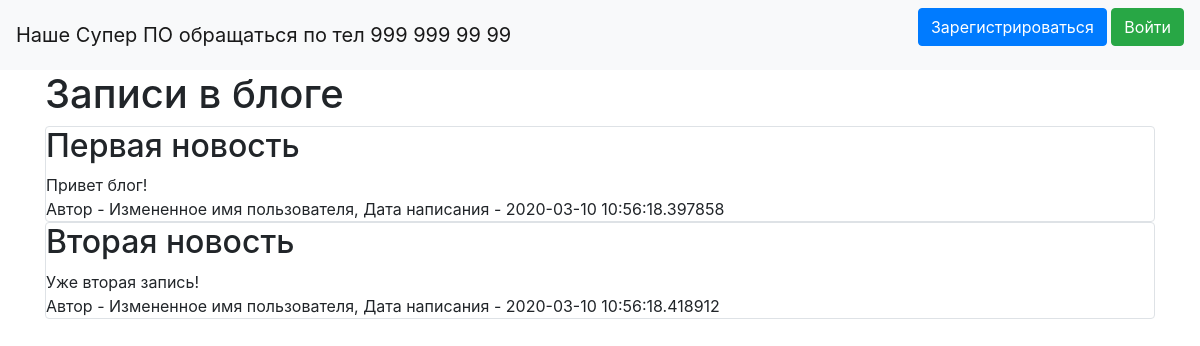
The page / on the database its author committed.
### data/news.py (models this page shows, shortened)
class News(SqlAlchemyBase):
    __tablename__ = 'news'
    id = sqlalchemy.Column(sqlalchemy.Integer,
                           primary_key=True, autoincrement=True)
    title = sqlalchemy.Column(sqlalchemy.String, nullable=True)
    content = sqlalchemy.Column(sqlalchemy.String, nullable=True)
    created_date = sqlalchemy.Column(sqlalchemy.DateTime,
                                     default=datetime.datetime.now)
    is_private = sqlalchemy.Column(sqlalchemy.Boolean, default=True)
    user_id = sqlalchemy.Column(sqlalchemy.Integer,
                                sqlalchemy.ForeignKey("users.id"))
    user = orm.relation('User')

### data/users.py (models this page shows, shortened)
class User(SqlAlchemyBase, UserMixin):
    __tablename__ = 'users'
    id = sqlalchemy.Column(sqlalchemy.Integer,
                           primary_key=True, autoincrement=True)
    name = sqlalchemy.Column(sqlalchemy.String, nullable=True)
    about = sqlalchemy.Column(sqlalchemy.String, nullable=True)
    email = sqlalchemy.Column(sqlalchemy.String,
                              index=True, unique=True, nullable=True)
    hashed_password = sqlalchemy.Column(sqlalchemy.String, nullable=True)
    created_date = sqlalchemy.Column(sqlalchemy.DateTime,
                                     default=datetime.datetime.now)
    news = orm.relation("News", back_populates='user')

### main.py (the view)
@app.route("/")
def index():
    session = db_session.create_session()
    if current_user.is_authenticated:
        news = session.query(News).filter(
            (News.user == current_user) | (News.is_private != True))
    else:
        news = session.query(News).filter(News.is_private != True)
    return render_template("index.html", news=news)

### data/db_session.py (called while the page is built)
def create_session() -> Session:
    global __factory
    return __factory()

### templates/index.html (shortened to what this page needs)
{% extends "base.html" %}
{% block content %}
<h1>Записи в блоге</h1>
{% for item in news%}
<div class="col-md6 border rounded">
    <h2>{{item.title}}</h2>
    <div>
        {{item.content}}
    </div>
    <div>
        Автор - {{item.user.name}}, Дата написания - {{item.created_date}}
    </div>
</div>
{% endfor %}
{% endblock %}

### rows shown on the page
News: title "Первая новость", content "Привет блог!", user.name "Измененное имя пользователя", created_date "2020-03-10 10:56:18.397858"
News: title "Вторая новость", content "Уже вторая запись!", user.name "Измененное имя пользователя", created_date "2020-03-10 10:56:18.418912"
